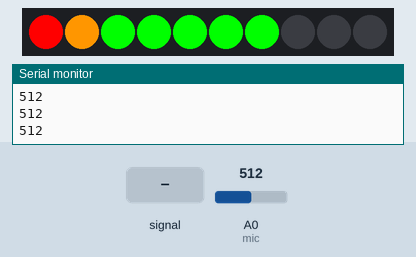
Simulated run of this sketch. Board: Arduino Uno, built with avr-gcc and run on an emulated ATmega328P. Parts: 10 RGB LEDs in strip order, left to right, the last lines printed to the serial monitor. The inputs (shaded band) are chosen by the test bench; at power-on: A0 (mic) = 512.

Above: at 1.2 s.
1.3 s: A0 (mic) fed a 2 Hz sine of ±306 counts around its level
At 1.85 s:
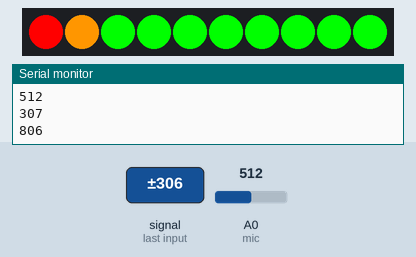
4.3 s: A0 (mic) set to 150
At 5.5 s:
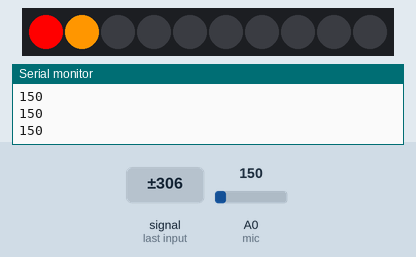
5.9 s: A0 (mic) set to 88
7.4 s: A0 (mic) set to 73
At 8.7 s:
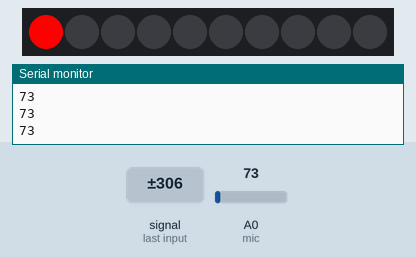
9.2 s: A0 (mic) set to 122
At 10.5 s:
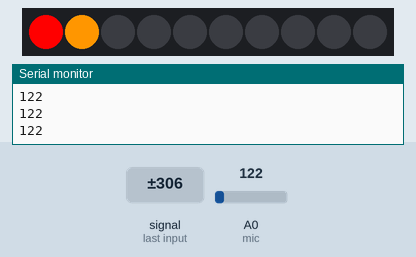
10.8 s: A0 (mic) set to 144
12.3 s: A0 (mic) set to 170
At 13.4 s:
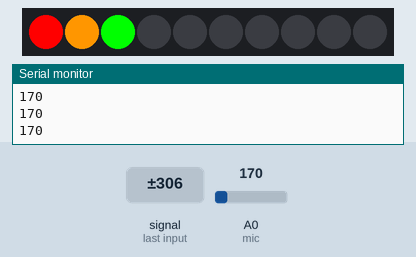
Timing chart, 0 to 14.9 s (numbered marks = the images above; inputs shaded):
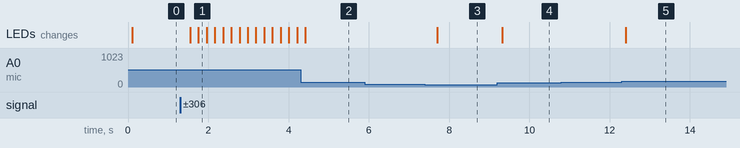

Measured:
- the behaviour switches between 81 and 80 on A0 (mic) (found by bisection; images 2 and 3)
- the behaviour switches between 160 and 161 on A0 (mic) (found by bisection; images 4 and 5)
- after the input at 1.3 s, the LEDs: first change after 0.25 s (image 1 shows a later state)
- after the input at 4.3 s, the LEDs: change after 0.12 s (image 2)
- after the input at 7.4 s, the LEDs: change after 0.31 s (image 3)
- after the input at 9.2 s, the LEDs: change after 0.12 s (image 4)
- after the input at 12.3 s, the LEDs: change after 0.11 s (image 5)

The sketch:

Sound_Meter_With_Bargraph.ino
```cpp
/*===============SOUND METER WITH BARGRAPH==================
  Dibuat Oleh Tim Digiware
  =================================================================
  Konfigurasi Pin:
  |------------------------------------------------|
  |                            | Arduino Base HAT  |
  |------------------------------------------------|
  |Grove - Sound Sensor        |         A0        |
  |Grove - LED Bar v2.0        |         D6        |
  |------------------------------------------------|
*/

const int mic = A0;
#include <Grove_LED_Bar.h>
Grove_LED_Bar bar(7, 6, 0, LED_BAR_10);

void setup()
{
    Serial.begin(115200);
    bar.begin();

}

void loop()
{
    long sum = 0;
    for(int i=0; i<32; i++)
    {
       sum += analogRead(mic);
    }

    sum >>= 5;
    Serial.println(sum);
    delay(100);

    if(sum <= 80)
    {
      bar.setLevel(1);
      delay(10);
    }

    else if(sum <= 160)
    {
      bar.setLevel(2);
      delay(100);
    }

    else if(sum <= 240)
    {
      bar.setLevel(3);
      delay(100);
    }

    else if(sum <= 320)
    {
      bar.setLevel(4);
      delay(100);
    }

    else if(sum <= 400)
    {
      bar.setLevel(5);
      delay(100);
    }

    else if(sum <= 480)
    {
      bar.setLevel(6);
      delay(100);
    }

    else if(sum <= 560)
    {
      bar.setLevel(7);
      delay(100);
    }

    else if(sum <= 740)
    {
      bar.setLevel(8);
      delay(100);
    }

    else if(sum >= 741)
    {
      bar.setLevel(10);
      delay(100);
    }
}
```
